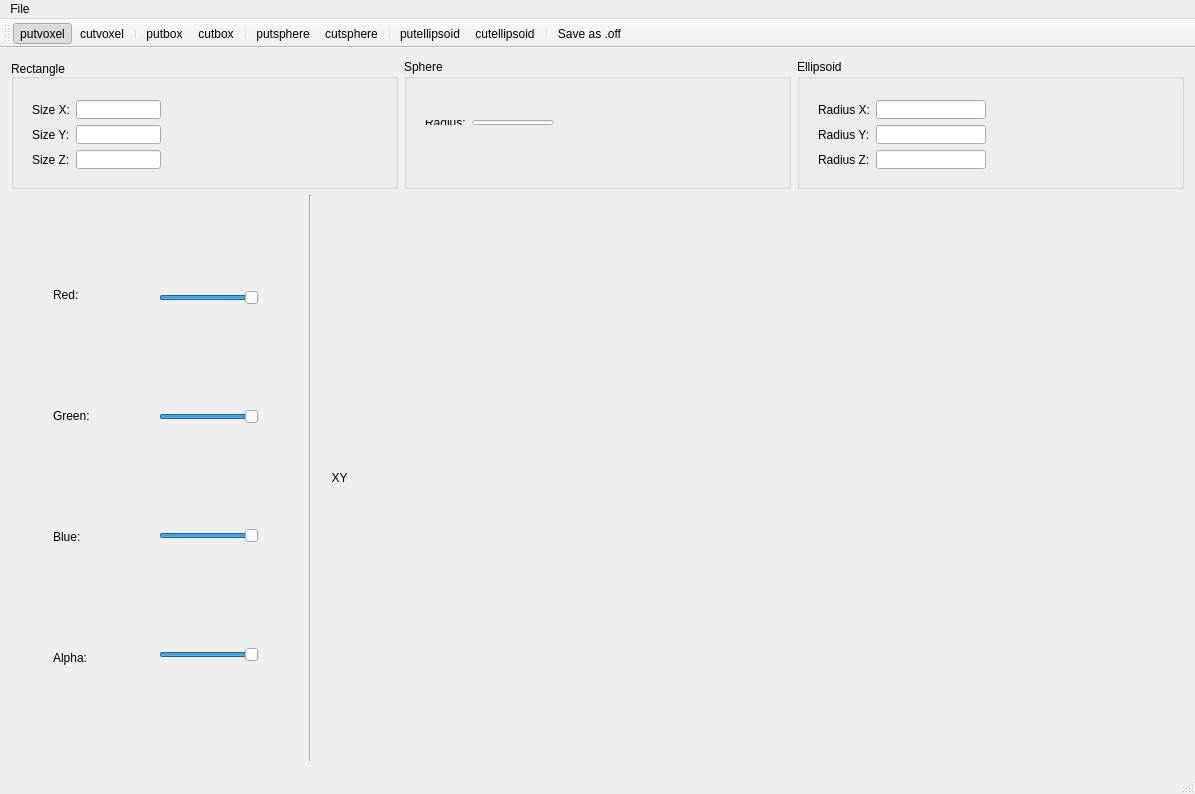
<?xml version="1.0" encoding="UTF-8"?>
<ui version="4.0">
 <class>MainWindow</class>
 <widget class="QMainWindow" name="MainWindow">
  <property name="geometry">
   <rect>
    <x>0</x>
    <y>0</y>
    <width>1195</width>
    <height>794</height>
   </rect>
  </property>
  <property name="windowTitle">
   <string>MainWindow</string>
  </property>
  <widget class="QWidget" name="centralWidget">
   <layout class="QHBoxLayout" name="horizontalLayout_11">
    <item>
     <layout class="QVBoxLayout" name="verticalLayout_18">
      <item>
       <layout class="QHBoxLayout" name="horizontalLayout_7">
        <item>
         <widget class="QGroupBox" name="groupBoxRectangle">
          <property name="minimumSize">
           <size>
            <width>180</width>
            <height>130</height>
           </size>
          </property>
          <property name="layoutDirection">
           <enum>Qt::LeftToRight</enum>
          </property>
          <property name="autoFillBackground">
           <bool>false</bool>
          </property>
          <property name="title">
           <string>Rectangle</string>
          </property>
          <property name="alignment">
           <set>Qt::AlignBottom|Qt::AlignLeading|Qt::AlignLeft</set>
          </property>
          <property name="flat">
           <bool>false</bool>
          </property>
          <property name="checkable">
           <bool>false</bool>
          </property>
          <widget class="QWidget" name="layoutWidget">
           <property name="geometry">
            <rect>
             <x>10</x>
             <y>30</y>
             <width>151</width>
             <height>91</height>
            </rect>
           </property>
           <layout class="QHBoxLayout" name="horizontalLayout_8">
            <item>
             <layout class="QVBoxLayout" name="verticalLayout_8">
              <item>
               <widget class="QLabel" name="labelRectangleSizeX">
                <property name="text">
                 <string>Size X:</string>
                </property>
               </widget>
              </item>
              <item>
               <widget class="QLabel" name="labelRectangleSizeY">
                <property name="text">
                 <string>Size Y:</string>
                </property>
               </widget>
              </item>
              <item>
               <widget class="QLabel" name="labelRectangleSizeZ">
                <property name="text">
                 <string>Size Z:</string>
                </property>
               </widget>
              </item>
             </layout>
            </item>
            <item>
             <layout class="QVBoxLayout" name="verticalLayout_7">
              <item>
               <widget class="QLineEdit" name="lineEditRectangleSizeX"/>
              </item>
              <item>
               <widget class="QLineEdit" name="lineEditRectangleSizeY"/>
              </item>
              <item>
               <widget class="QLineEdit" name="lineEditRectangleSizeZ"/>
              </item>
             </layout>
            </item>
           </layout>
          </widget>
         </widget>
        </item>
        <item>
         <widget class="QGroupBox" name="groupBoxSphere">
          <property name="minimumSize">
           <size>
            <width>180</width>
            <height>130</height>
           </size>
          </property>
          <property name="title">
           <string>Sphere</string>
          </property>
          <widget class="QWidget" name="layoutWidget">
           <property name="geometry">
            <rect>
             <x>10</x>
             <y>50</y>
             <width>151</width>
             <height>27</height>
            </rect>
           </property>
           <layout class="QHBoxLayout" name="horizontalLayout_9">
            <item>
             <widget class="QLabel" name="labelSphereRadius">
              <property name="text">
               <string>Radius:</string>
              </property>
             </widget>
            </item>
            <item>
             <widget class="QLineEdit" name="lineEditSphereRadius"/>
            </item>
           </layout>
          </widget>
         </widget>
        </item>
        <item>
         <widget class="QGroupBox" name="groupBoxElipsoid">
          <property name="minimumSize">
           <size>
            <width>210</width>
            <height>130</height>
           </size>
          </property>
          <property name="title">
           <string>Ellipsoid</string>
          </property>
          <widget class="QWidget" name="layoutWidget">
           <property name="geometry">
            <rect>
             <x>10</x>
             <y>30</y>
             <width>190</width>
             <height>91</height>
            </rect>
           </property>
           <layout class="QHBoxLayout" name="horizontalLayout_10">
            <item>
             <layout class="QVBoxLayout" name="verticalLayout_10">
              <item>
               <widget class="QLabel" name="labelElipsoidRadiusX">
                <property name="text">
                 <string>Radius X:</string>
                </property>
               </widget>
              </item>
              <item>
               <widget class="QLabel" name="labelElipsoidRadiusY">
                <property name="text">
                 <string>Radius Y:</string>
                </property>
               </widget>
              </item>
              <item>
               <widget class="QLabel" name="labelElipsoidRadiusZ">
                <property name="text">
                 <string>Radius Z:</string>
                </property>
               </widget>
              </item>
             </layout>
            </item>
            <item>
             <layout class="QVBoxLayout" name="verticalLayout_9">
              <item>
               <widget class="QLineEdit" name="lineEditElipsoidRadiusX"/>
              </item>
              <item>
               <widget class="QLineEdit" name="lineEditElipsoidRadiusY"/>
              </item>
              <item>
               <widget class="QLineEdit" name="lineEditElipsoidRadiusZ"/>
              </item>
             </layout>
            </item>
           </layout>
          </widget>
         </widget>
        </item>
       </layout>
      </item>
      <item>
       <layout class="QGridLayout" name="gridLayout">
        <item row="0" column="1">
         <widget class="Line" name="line_4">
          <property name="orientation">
           <enum>Qt::Vertical</enum>
          </property>
         </widget>
        </item>
        <item row="1" column="2">
         <layout class="QHBoxLayout" name="horizontalLayout_2" stretch="5,90,5">
          <item>
           <layout class="QVBoxLayout" name="verticalLayout_11"/>
          </item>
          <item>
           <layout class="QVBoxLayout" name="verticalLayout_5"/>
          </item>
          <item>
           <layout class="QVBoxLayout" name="verticalLayout_4"/>
          </item>
         </layout>
        </item>
        <item row="0" column="2">
         <layout class="QHBoxLayout" name="horizontalLayout" stretch="5,90,5">
          <item>
           <layout class="QVBoxLayout" name="verticalLayout_2" stretch="10">
            <item>
             <widget class="QLabel" name="label_3">
              <property name="text">
               <string>XY</string>
              </property>
              <property name="alignment">
               <set>Qt::AlignCenter</set>
              </property>
             </widget>
            </item>
           </layout>
          </item>
          <item>
           <layout class="QVBoxLayout" name="verticalLayout_14" stretch="90">
            <item>
             <widget class="Plotter" name="plotter_XY" native="true">
              <property name="minimumSize">
               <size>
                <width>240</width>
                <height>240</height>
               </size>
              </property>
             </widget>
            </item>
           </layout>
          </item>
          <item>
           <layout class="QVBoxLayout" name="verticalLayout_15"/>
          </item>
         </layout>
        </item>
        <item row="1" column="0">
         <layout class="QHBoxLayout" name="horizontalLayout_3"/>
        </item>
        <item row="0" column="0">
         <layout class="QVBoxLayout" name="verticalLayout_3" stretch="0">
          <item>
           <layout class="QHBoxLayout" name="horizontalLayout_4" stretch="5,0,5">
            <item>
             <widget class="QLabel" name="label_15">
              <property name="minimumSize">
               <size>
                <width>36</width>
                <height>0</height>
               </size>
              </property>
              <property name="maximumSize">
               <size>
                <width>36</width>
                <height>16777215</height>
               </size>
              </property>
              <property name="text">
               <string/>
              </property>
              <property name="alignment">
               <set>Qt::AlignCenter</set>
              </property>
             </widget>
            </item>
            <item>
             <layout class="QHBoxLayout" name="horizontalLayout_5" stretch="40,60">
              <item>
               <layout class="QVBoxLayout" name="verticalLayout_17">
                <item>
                 <widget class="QLabel" name="label_Red">
                  <property name="minimumSize">
                   <size>
                    <width>50</width>
                    <height>10</height>
                   </size>
                  </property>
                  <property name="maximumSize">
                   <size>
                    <width>100</width>
                    <height>30</height>
                   </size>
                  </property>
                  <property name="text">
                   <string>Red: </string>
                  </property>
                 </widget>
                </item>
                <item>
                 <widget class="QLabel" name="label_Green">
                  <property name="minimumSize">
                   <size>
                    <width>50</width>
                    <height>10</height>
                   </size>
                  </property>
                  <property name="maximumSize">
                   <size>
                    <width>100</width>
                    <height>30</height>
                   </size>
                  </property>
                  <property name="text">
                   <string>Green: </string>
                  </property>
                 </widget>
                </item>
                <item>
                 <widget class="QLabel" name="label_Blue">
                  <property name="minimumSize">
                   <size>
                    <width>50</width>
                    <height>10</height>
                   </size>
                  </property>
                  <property name="maximumSize">
                   <size>
                    <width>100</width>
                    <height>30</height>
                   </size>
                  </property>
                  <property name="text">
                   <string>Blue:</string>
                  </property>
                 </widget>
                </item>
                <item>
                 <widget class="QLabel" name="label_Alpha">
                  <property name="minimumSize">
                   <size>
                    <width>50</width>
                    <height>10</height>
                   </size>
                  </property>
                  <property name="maximumSize">
                   <size>
                    <width>100</width>
                    <height>30</height>
                   </size>
                  </property>
                  <property name="text">
                   <string>Alpha:</string>
                  </property>
                 </widget>
                </item>
               </layout>
              </item>
              <item>
               <layout class="QVBoxLayout" name="verticalLayout_6">
                <item>
                 <widget class="QSlider" name="horizontalSliderRed">
                  <property name="minimumSize">
                   <size>
                    <width>50</width>
                    <height>10</height>
                   </size>
                  </property>
                  <property name="maximumSize">
                   <size>
                    <width>100</width>
                    <height>20</height>
                   </size>
                  </property>
                  <property name="maximum">
                   <number>100</number>
                  </property>
                  <property name="value">
                   <number>100</number>
                  </property>
                  <property name="orientation">
                   <enum>Qt::Horizontal</enum>
                  </property>
                 </widget>
                </item>
                <item>
                 <widget class="QSlider" name="horizontalSliderGreen">
                  <property name="minimumSize">
                   <size>
                    <width>50</width>
                    <height>10</height>
                   </size>
                  </property>
                  <property name="maximumSize">
                   <size>
                    <width>100</width>
                    <height>20</height>
                   </size>
                  </property>
                  <property name="maximum">
                   <number>100</number>
                  </property>
                  <property name="value">
                   <number>100</number>
                  </property>
                  <property name="orientation">
                   <enum>Qt::Horizontal</enum>
                  </property>
                 </widget>
                </item>
                <item>
                 <widget class="QSlider" name="horizontalSliderBlue">
                  <property name="minimumSize">
                   <size>
                    <width>50</width>
                    <height>10</height>
                   </size>
                  </property>
                  <property name="maximumSize">
                   <size>
                    <width>100</width>
                    <height>20</height>
                   </size>
                  </property>
                  <property name="maximum">
                   <number>100</number>
                  </property>
                  <property name="value">
                   <number>100</number>
                  </property>
                  <property name="orientation">
                   <enum>Qt::Horizontal</enum>
                  </property>
                 </widget>
                </item>
                <item>
                 <widget class="QSlider" name="horizontalSliderAlpha">
                  <property name="minimumSize">
                   <size>
                    <width>50</width>
                    <height>10</height>
                   </size>
                  </property>
                  <property name="maximumSize">
                   <size>
                    <width>100</width>
                    <height>20</height>
                   </size>
                  </property>
                  <property name="maximum">
                   <number>100</number>
                  </property>
                  <property name="value">
                   <number>100</number>
                  </property>
                  <property name="orientation">
                   <enum>Qt::Horizontal</enum>
                  </property>
                 </widget>
                </item>
               </layout>
              </item>
             </layout>
            </item>
            <item>
             <widget class="QLabel" name="label_14">
              <property name="minimumSize">
               <size>
                <width>38</width>
                <height>0</height>
               </size>
              </property>
              <property name="maximumSize">
               <size>
                <width>38</width>
                <height>16777215</height>
               </size>
              </property>
              <property name="text">
               <string/>
              </property>
              <property name="alignment">
               <set>Qt::AlignCenter</set>
              </property>
             </widget>
            </item>
           </layout>
          </item>
         </layout>
        </item>
       </layout>
      </item>
     </layout>
    </item>
    <item>
     <layout class="QVBoxLayout" name="verticalLayout_19"/>
    </item>
   </layout>
  </widget>
  <widget class="QMenuBar" name="menuBar">
   <property name="geometry">
    <rect>
     <x>0</x>
     <y>0</y>
     <width>1195</width>
     <height>21</height>
    </rect>
   </property>
   <widget class="QMenu" name="menuFile">
    <property name="title">
     <string>File</string>
    </property>
    <addaction name="actionNew_3D_Canvas"/>
    <addaction name="actionwriteOFF"/>
   </widget>
   <addaction name="menuFile"/>
  </widget>
  <widget class="QToolBar" name="mainToolBar">
   <attribute name="toolBarArea">
    <enum>TopToolBarArea</enum>
   </attribute>
   <attribute name="toolBarBreak">
    <bool>false</bool>
   </attribute>
   <addaction name="actionputvoxel"/>
   <addaction name="actioncutvoxel"/>
   <addaction name="separator"/>
   <addaction name="actionputbox"/>
   <addaction name="actioncutbox"/>
   <addaction name="separator"/>
   <addaction name="actionputsphere"/>
   <addaction name="actioncutsphere"/>
   <addaction name="separator"/>
   <addaction name="actionputellipsoid"/>
   <addaction name="actioncutellipsoid"/>
   <addaction name="separator"/>
   <addaction name="actionwriteOFF"/>
  </widget>
  <widget class="QStatusBar" name="statusBar"/>
  <action name="actionputvoxel">
   <property name="checkable">
    <bool>true</bool>
   </property>
   <property name="checked">
    <bool>true</bool>
   </property>
   <property name="icon">
    <iconset resource="resource.qrc">
     <normaloff>:/resources/putvoxel.png</normaloff>:/resources/putvoxel.png</iconset>
   </property>
   <property name="text">
    <string>putvoxel</string>
   </property>
  </action>
  <action name="actioncutvoxel">
   <property name="checkable">
    <bool>true</bool>
   </property>
   <property name="icon">
    <iconset resource="resource.qrc">
     <normaloff>:/resources/cutvoxel.png</normaloff>:/resources/cutvoxel.png</iconset>
   </property>
   <property name="text">
    <string>cutvoxel</string>
   </property>
  </action>
  <action name="actionputbox">
   <property name="checkable">
    <bool>true</bool>
   </property>
   <property name="icon">
    <iconset resource="resource.qrc">
     <normaloff>:/resources/putbox.png</normaloff>:/resources/putbox.png</iconset>
   </property>
   <property name="text">
    <string>putbox</string>
   </property>
  </action>
  <action name="actioncutbox">
   <property name="checkable">
    <bool>true</bool>
   </property>
   <property name="icon">
    <iconset resource="resource.qrc">
     <normaloff>:/resources/cutbox.png</normaloff>:/resources/cutbox.png</iconset>
   </property>
   <property name="text">
    <string>cutbox</string>
   </property>
  </action>
  <action name="actionputsphere">
   <property name="checkable">
    <bool>true</bool>
   </property>
   <property name="icon">
    <iconset resource="resource.qrc">
     <normaloff>:/resources/putsphere.png</normaloff>:/resources/putsphere.png</iconset>
   </property>
   <property name="text">
    <string>putsphere</string>
   </property>
  </action>
  <action name="actioncutsphere">
   <property name="checkable">
    <bool>true</bool>
   </property>
   <property name="icon">
    <iconset resource="resource.qrc">
     <normaloff>:/resources/cutsphere.png</normaloff>:/resources/cutsphere.png</iconset>
   </property>
   <property name="text">
    <string>cutsphere</string>
   </property>
  </action>
  <action name="actionputellipsoid">
   <property name="checkable">
    <bool>true</bool>
   </property>
   <property name="icon">
    <iconset resource="resource.qrc">
     <normaloff>:/resources/putelipse.png</normaloff>:/resources/putelipse.png</iconset>
   </property>
   <property name="text">
    <string>putellipsoid</string>
   </property>
  </action>
  <action name="actioncutellipsoid">
   <property name="checkable">
    <bool>true</bool>
   </property>
   <property name="icon">
    <iconset resource="resource.qrc">
     <normaloff>:/resources/cutelipse.png</normaloff>:/resources/cutelipse.png</iconset>
   </property>
   <property name="text">
    <string>cutellipsoid</string>
   </property>
  </action>
  <action name="actionwriteOFF">
   <property name="checkable">
    <bool>false</bool>
   </property>
   <property name="icon">
    <iconset resource="resource.qrc">
     <normaloff>:/resources/save.png</normaloff>:/resources/save.png</iconset>
   </property>
   <property name="text">
    <string>Save as .off</string>
   </property>
  </action>
  <action name="actionNew_3D_Canvas">
   <property name="text">
    <string>New 3D Canvas</string>
   </property>
  </action>
 </widget>
 <layoutdefault spacing="6" margin="11"/>
 <customwidgets>
  <customwidget>
   <class>Plotter</class>
   <extends>QWidget</extends>
   <header>plotter.h</header>
   <container>1</container>
   <slots>
    <signal>paintMatrix(int)</signal>
   </slots>
  </customwidget>
 </customwidgets>
 <resources>
  <include location="resource.qrc"/>
 </resources>
 <connections/>
</ui>
